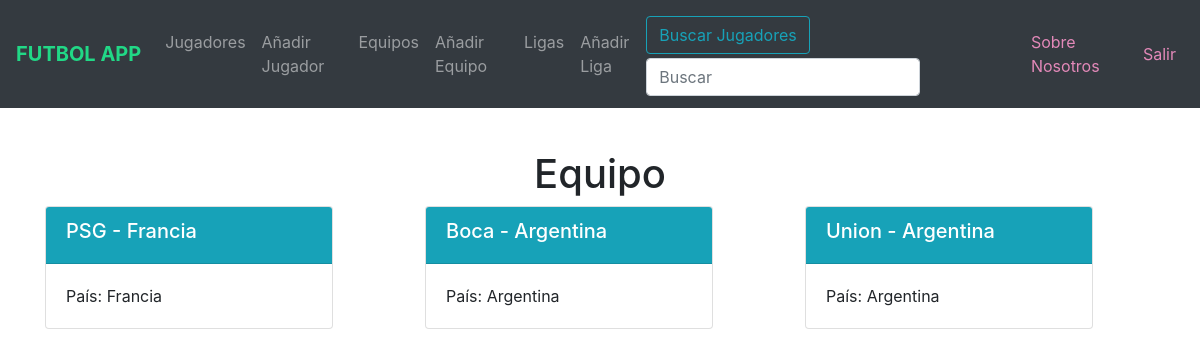
The page /futbol/equipos/ (signed in) on the database its author committed.
### futbol/models.py (models this page shows)
class Equipo(models.Model):
	nombre = models.CharField(max_length=60)
	pais = models.CharField(max_length=50)

### futbol/views.py (the view)
# urls.py: path('equipos/', views.list_equipos, name="Equipos"),
@login_required(login_url='Login')
def list_equipos(request):
	equipos = Equipo.objects.all()
	return render(request, "equipos.html", {"lista_equipos":equipos})

### futbol/templates/equipos.html (shortened to what this page needs)
{% extends "base.html" %}
{% block contenidoQueCambia %}
<h1 class="text-center">Equipo</h1>
    <div class="row">
    {% for equipo in lista_equipos %}
        <div class="col-md-4" style="margin-bottom:20px">
            <div class="card" style="width: 18rem;">
                <div class="card-header bg-info text-white">
                    <h5> {{equipo.nombre}} -  {{equipo.pais}} </h5>
                </div>
                <div class="card-body">
                    <p class="card-text"> País: {{equipo.pais}}</p>
                </div>
            </div>
        </div>
    {% endfor %}
{% endblock %}

### rows shown on the page
Equipo: nombre "PSG", pais "Francia"
Equipo: nombre "Boca", pais "Argentina"
Equipo: nombre "Union", pais "Argentina"
